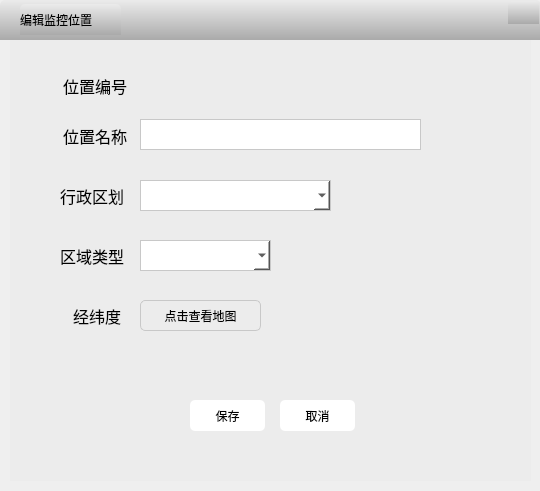
<?xml version="1.0" encoding="UTF-8"?>
<ui version="4.0">
 <class>EditMonitorPositionDlg</class>
 <widget class="QDialog" name="EditMonitorPositionDlg">
  <property name="geometry">
   <rect>
    <x>0</x>
    <y>0</y>
    <width>540</width>
    <height>491</height>
   </rect>
  </property>
  <property name="windowTitle">
   <string>Dialog</string>
  </property>
  <widget class="QWidget" name="contentWidget" native="true">
   <property name="geometry">
    <rect>
     <x>10</x>
     <y>40</y>
     <width>521</width>
     <height>441</height>
    </rect>
   </property>
   <property name="styleSheet">
    <string notr="true">border:none;
border-radius:0px;
background-color:rgb(236,236,236);</string>
   </property>
   <widget class="QLabel" name="nameLabel">
    <property name="geometry">
     <rect>
      <x>53</x>
      <y>80</y>
      <width>71</width>
      <height>31</height>
     </rect>
    </property>
    <property name="font">
     <font>
      <family>Agency FB</family>
      <pointsize>12</pointsize>
      <weight>50</weight>
      <bold>false</bold>
     </font>
    </property>
    <property name="styleSheet">
     <string notr="true">border:none;
border-radius:0px;</string>
    </property>
    <property name="text">
     <string>位置名称</string>
    </property>
   </widget>
   <widget class="QComboBox" name="addrComboBox">
    <property name="geometry">
     <rect>
      <x>130</x>
      <y>140</y>
      <width>191</width>
      <height>31</height>
     </rect>
    </property>
    <property name="styleSheet">
     <string notr="true">border:1px solid rgb(200,200,200);
border-radius:0px;
background-color:rgb(255,255,255);</string>
    </property>
   </widget>
   <widget class="QPushButton" name="savePushButton">
    <property name="geometry">
     <rect>
      <x>180</x>
      <y>360</y>
      <width>75</width>
      <height>31</height>
     </rect>
    </property>
    <property name="styleSheet">
     <string notr="true">border:1px;
border-radius:5px;
background-color:rgb(255,255,255);</string>
    </property>
    <property name="text">
     <string>保存</string>
    </property>
   </widget>
   <widget class="QPushButton" name="cancelPushButton">
    <property name="geometry">
     <rect>
      <x>270</x>
      <y>360</y>
      <width>75</width>
      <height>31</height>
     </rect>
    </property>
    <property name="styleSheet">
     <string notr="true">border:1px;
border-radius:5px;
background-color:rgb(255,255,255);</string>
    </property>
    <property name="text">
     <string>取消</string>
    </property>
   </widget>
   <widget class="QLabel" name="addrLabel">
    <property name="geometry">
     <rect>
      <x>50</x>
      <y>140</y>
      <width>71</width>
      <height>31</height>
     </rect>
    </property>
    <property name="font">
     <font>
      <pointsize>12</pointsize>
     </font>
    </property>
    <property name="styleSheet">
     <string notr="true">border:none;
border-radius:0px;</string>
    </property>
    <property name="text">
     <string>行政区划</string>
    </property>
   </widget>
   <widget class="QLabel" name="typeLabel">
    <property name="geometry">
     <rect>
      <x>50</x>
      <y>200</y>
      <width>71</width>
      <height>31</height>
     </rect>
    </property>
    <property name="font">
     <font>
      <pointsize>12</pointsize>
     </font>
    </property>
    <property name="styleSheet">
     <string notr="true">border:none;
border-radius:0px;</string>
    </property>
    <property name="text">
     <string>区域类型</string>
    </property>
   </widget>
   <widget class="QLabel" name="coordinatesLabel">
    <property name="geometry">
     <rect>
      <x>50</x>
      <y>260</y>
      <width>61</width>
      <height>31</height>
     </rect>
    </property>
    <property name="font">
     <font>
      <pointsize>12</pointsize>
     </font>
    </property>
    <property name="styleSheet">
     <string notr="true">border:none;
border-radius:0px;</string>
    </property>
    <property name="text">
     <string>经纬度</string>
    </property>
    <property name="alignment">
     <set>Qt::AlignRight|Qt::AlignTrailing|Qt::AlignVCenter</set>
    </property>
   </widget>
   <widget class="QComboBox" name="typeComboBox">
    <property name="geometry">
     <rect>
      <x>130</x>
      <y>200</y>
      <width>131</width>
      <height>31</height>
     </rect>
    </property>
    <property name="styleSheet">
     <string notr="true">border:1px solid rgb(200,200,200);
border-radius:0px;
background-color:rgb(255,255,255);</string>
    </property>
   </widget>
   <widget class="QLineEdit" name="nameLineEdit">
    <property name="geometry">
     <rect>
      <x>130</x>
      <y>79</y>
      <width>281</width>
      <height>31</height>
     </rect>
    </property>
    <property name="styleSheet">
     <string notr="true">border:1px solid rgb(200,200,200);
border-radius:0px;
background-color:rgb(255,255,255);</string>
    </property>
   </widget>
   <widget class="QPushButton" name="openPushButton">
    <property name="geometry">
     <rect>
      <x>130</x>
      <y>260</y>
      <width>121</width>
      <height>31</height>
     </rect>
    </property>
    <property name="styleSheet">
     <string notr="true">border:1px solid rgb(200,200,200);
border-radius:5px</string>
    </property>
    <property name="text">
     <string>点击查看地图</string>
    </property>
   </widget>
   <widget class="QLabel" name="coordinatesDisLabel">
    <property name="geometry">
     <rect>
      <x>130</x>
      <y>300</y>
      <width>261</width>
      <height>31</height>
     </rect>
    </property>
    <property name="text">
     <string/>
    </property>
   </widget>
   <widget class="QLabel" name="numberLabel">
    <property name="geometry">
     <rect>
      <x>53</x>
      <y>30</y>
      <width>71</width>
      <height>31</height>
     </rect>
    </property>
    <property name="font">
     <font>
      <family>Agency FB</family>
      <pointsize>12</pointsize>
      <weight>50</weight>
      <bold>false</bold>
     </font>
    </property>
    <property name="styleSheet">
     <string notr="true">border:none;
border-radius:0px;</string>
    </property>
    <property name="text">
     <string>位置编号</string>
    </property>
   </widget>
   <widget class="QLabel" name="numberDisLabel">
    <property name="geometry">
     <rect>
      <x>130</x>
      <y>30</y>
      <width>241</width>
      <height>31</height>
     </rect>
    </property>
    <property name="font">
     <font>
      <family>Agency FB</family>
      <pointsize>12</pointsize>
      <weight>50</weight>
      <bold>false</bold>
     </font>
    </property>
    <property name="styleSheet">
     <string notr="true">border:none;
border-radius:0px;</string>
    </property>
    <property name="text">
     <string/>
    </property>
   </widget>
  </widget>
  <widget class="QWidget" name="titleWidget" native="true">
   <property name="geometry">
    <rect>
     <x>0</x>
     <y>0</y>
     <width>541</width>
     <height>40</height>
    </rect>
   </property>
   <property name="minimumSize">
    <size>
     <width>0</width>
     <height>40</height>
    </size>
   </property>
   <property name="maximumSize">
    <size>
     <width>16777215</width>
     <height>40</height>
    </size>
   </property>
   <property name="styleSheet">
    <string notr="true">border-top-left-radius:5px;
border-top-right-radius:5px;
border-bottom-left-radius:0px;
border-bottom-right-radius:0px;
background-color: qlineargradient(spread:pad, x1:0, y1:0, x2:0, y2:1, stop:0 rgba(235, 235, 235, 255), stop:1 rgba(170, 170, 170, 255));</string>
   </property>
   <widget class="QLabel" name="titleLabel">
    <property name="geometry">
     <rect>
      <x>20</x>
      <y>4</y>
      <width>101</width>
      <height>31</height>
     </rect>
    </property>
    <property name="styleSheet">
     <string notr="true">font: 11pt &quot;黑体&quot;;
border:none</string>
    </property>
    <property name="text">
     <string>编辑监控位置</string>
    </property>
   </widget>
   <widget class="QPushButton" name="closePushButton">
    <property name="geometry">
     <rect>
      <x>508</x>
      <y>1</y>
      <width>31</width>
      <height>23</height>
     </rect>
    </property>
    <property name="styleSheet">
     <string notr="true">border:none;</string>
    </property>
    <property name="text">
     <string/>
    </property>
   </widget>
  </widget>
 </widget>
 <resources/>
 <connections/>
</ui>
